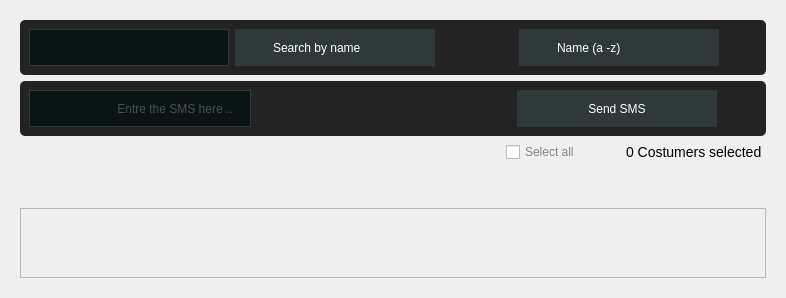
           <widget class="QWidget" name="page3">
            <property name="styleSheet">
             <string notr="true">QLineEdit {
background-color: #0A1414 ;
border-radius: 0px;
color : #858585 ;
border: 1px solid #2f3939;
padding-left: 12px;
padding-top : 7px ;
padding-bottom : 7px ;
font: 10pt &quot;Segoe UI&quot;;
}
QLineEdit:hover {
	border: 1px solid #858585 ;
}
QLineEdit:focus {
	border: 1px solid  #858585 ;
	color : white ;
}</string>
            </property>
            <layout class="QGridLayout" name="gridLayout_3">
             <property name="leftMargin">
              <number>0</number>
             </property>
             <property name="topMargin">
              <number>0</number>
             </property>
             <property name="rightMargin">
              <number>0</number>
             </property>
             <property name="bottomMargin">
              <number>0</number>
             </property>
             <item row="0" column="0">
              <layout class="QVBoxLayout" name="verticalLayout_3">
               <property name="leftMargin">
                <number>20</number>
               </property>
               <property name="topMargin">
                <number>20</number>
               </property>
               <property name="rightMargin">
                <number>20</number>
               </property>
               <property name="bottomMargin">
                <number>20</number>
               </property>
               <item>
                <widget class="QWidget" name="horizontalWidget_2" native="true">
                 <property name="styleSheet">
                  <string notr="true">QWidget{
background-color : rgb(35,35,35)  ;
border-radius: 5px;
}</string>
                 </property>
                 <layout class="QHBoxLayout" name="horizontalLayout_8">
                  <item>
                   <widget class="QLineEdit" name="lineEdit_search_2">
                    <property name="minimumSize">
                     <size>
                      <width>200</width>
                      <height>37</height>
                     </size>
                    </property>
                    <property name="styleSheet">
                     <string notr="true">QLineEdit {
background-color: #0A1414 ;
border-radius: 0px;
color : #858585 ;
border: 1px solid #2f3939;
padding-right: 12px;
padding-top : 7px ;
padding-bottom : 7px ;
font: 8pt &quot;Segoe UI&quot;;
}
QLineEdit:hover {
	border: 1px solid #858585 ;
}
QLineEdit:focus {
	border: 1px solid  #858585;
	color : white ;
}
</string>
                    </property>
                    <property name="alignment">
                     <set>Qt::AlignRight|Qt::AlignTrailing|Qt::AlignVCenter</set>
                    </property>
                    <property name="placeholderText">
                     <string/>
                    </property>
                   </widget>
                  </item>
                  <item>
                   <widget class="QComboBox" name="searchcombobox_2">
                    <property name="minimumSize">
                     <size>
                      <width>200</width>
                      <height>37</height>
                     </size>
                    </property>
                    <property name="styleSheet">
                     <string notr="true">QComboBox {
border-radius: 0px;
color :white  ;
border: 0px solid #2f3939;
padding-left: 22px;
padding-right: 12px;
padding-top : 7px ;
padding-bottom : 7px ;
font: 8pt &quot;Segoe UI&quot;;
}

QComboBox:editable {
background-color : #2f3939  ;
}

QComboBox:!editable, QComboBox::drop-down:editable {
    background-color : #2f3939  ;
}


QComboBox:on { /* shift the text when the popup opens */
   
}

QComboBox::drop-down {
  	subcontrol-origin: padding;
    subcontrol-position: top left;
    border-left-width: 0px;
    border-left-style: solid; /* just a single line */
    
}

QComboBox::down-arrow {
    image: url(:/image/DownArrow_white.png);
 	width: 16px; 
 	height: 16px;
	padding-left : 20px;
}

QComboBox::down-arrow:on { 
  
}
QComboBox:hover {
	
}</string>
                    </property>
                    <item>
                     <property name="text">
                      <string>Search by name </string>
                     </property>
                    </item>
                    <item>
                     <property name="text">
                      <string>Search by car company </string>
                     </property>
                    </item>
                    <item>
                     <property name="text">
                      <string>Search by car model </string>
                     </property>
                    </item>
                   </widget>
                  </item>
                  <item>
                   <widget class="QPushButton" name="icon_search_2">
                    <property name="styleSheet">
                     <string notr="true">QPushButton{ 
background-color : none;
border:none;
padding : 0px ;
}</string>
                    </property>
                    <property name="text">
                     <string/>
                    </property>
                    <property name="icon">
                     <iconset resource="../icons/image.qrc">
                      <normaloff>:/image/core/search-line.svg</normaloff>:/image/core/search-line.svg</iconset>
                    </property>
                    <property name="iconSize">
                     <size>
                      <width>30</width>
                      <height>30</height>
                     </size>
                    </property>
                   </widget>
                  </item>
                  <item>
                   <spacer name="horizontalSpacer_4">
                    <property name="orientation">
                     <enum>Qt::Horizontal</enum>
                    </property>
                    <property name="sizeHint" stdset="0">
                     <size>
                      <width>40</width>
                      <height>20</height>
                     </size>
                    </property>
                   </spacer>
                  </item>
                  <item>
                   <widget class="QComboBox" name="filtersort_2">
                    <property name="minimumSize">
                     <size>
                      <width>200</width>
                      <height>37</height>
                     </size>
                    </property>
                    <property name="styleSheet">
                     <string notr="true">QComboBox {
border-radius: 0px;
color :white  ;
border: 0px solid #2f3939;
padding-left: 22px;
padding-right: 12px;
padding-top : 7px ;
padding-bottom : 7px ;
font: 8pt &quot;Segoe UI&quot;;
}

QComboBox:editable {
background-color : #2f3939  ;
}

QComboBox:!editable, QComboBox::drop-down:editable {
    background-color : #2f3939  ;
}


QComboBox:on { /* shift the text when the popup opens */
   
}

QComboBox::drop-down {
  	subcontrol-origin: padding;
    subcontrol-position: top left;
    border-left-width: 0px;
    border-left-style: solid; /* just a single line */
    
}

QComboBox::down-arrow {
    image: url(:/image/DownArrow_white.png);
 	width: 16px; 
 	height: 16px;
	padding-left : 20px;
}

QComboBox::down-arrow:on { 
  
}
QComboBox:hover {
	
}</string>
                    </property>
                    <item>
                     <property name="text">
                      <string>Name (a -z)</string>
                     </property>
                    </item>
                    <item>
                     <property name="text">
                      <string>Name (z-a)</string>
                     </property>
                    </item>
                    <item>
                     <property name="text">
                      <string>Date (Earliest)</string>
                     </property>
                    </item>
                    <item>
                     <property name="text">
                      <string>Date (Lastest)</string>
                     </property>
                    </item>
                   </widget>
                  </item>
                  <item>
                   <widget class="QPushButton" name="icon_filter_2">
                    <property name="styleSheet">
                     <string notr="true">QPushButton{ 
background-color : none;
border:none;
padding : 0px ;
}</string>
                    </property>
                    <property name="text">
                     <string/>
                    </property>
                    <property name="icon">
                     <iconset resource="../icons/image.qrc">
                      <normaloff>:/image/core/filter-grid-circle-line.svg</normaloff>:/image/core/filter-grid-circle-line.svg</iconset>
                    </property>
                    <property name="iconSize">
                     <size>
                      <width>30</width>
                      <height>30</height>
                     </size>
                    </property>
                   </widget>
                  </item>
                 </layout>
                </widget>
               </item>
               <item>
                <widget class="QWidget" name="horizontalWidget" native="true">
                 <property name="styleSheet">
                  <string notr="true">QWidget{
background-color : rgb(35,35,35)  ;
border-radius: 5px;
}</string>
                 </property>
                 <layout class="QHBoxLayout" name="horizontalLayout_9">
                  <property name="leftMargin">
                   <number>9</number>
                  </property>
                  <property name="topMargin">
                   <number>9</number>
                  </property>
                  <property name="rightMargin">
                   <number>49</number>
                  </property>
                  <property name="bottomMargin">
                   <number>9</number>
                  </property>
                  <item>
                   <widget class="QLineEdit" name="lineEdit_message">
                    <property name="minimumSize">
                     <size>
                      <width>200</width>
                      <height>37</height>
                     </size>
                    </property>
                    <property name="styleSheet">
                     <string notr="true">QLineEdit {
background-color: #0A1414 ;
border-radius: 0px;
color : #858585 ;
border: 1px solid #2f3939;
padding-right: 12px;
padding-top : 7px ;
padding-bottom : 7px ;
font: 8pt &quot;Segoe UI&quot;;
}
QLineEdit:hover {
	border: 1px solid #858585 ;
}
QLineEdit:focus {
	border: 1px solid  #858585;
	color : white ;
}
</string>
                    </property>
                    <property name="alignment">
                     <set>Qt::AlignRight|Qt::AlignTrailing|Qt::AlignVCenter</set>
                    </property>
                    <property name="placeholderText">
                     <string>Entre the SMS here .. </string>
                    </property>
                   </widget>
                  </item>
                  <item>
                   <widget class="QPushButton" name="icon_message">
                    <property name="styleSheet">
                     <string notr="true">QPushButton{ 
background-color : none;
border:none;
padding : 0px ;
}</string>
                    </property>
                    <property name="text">
                     <string/>
                    </property>
                    <property name="icon">
                     <iconset resource="../icons/image.qrc">
                      <normaloff>:/image/social/chat-bubble-outline-badged.svg</normaloff>:/image/social/chat-bubble-outline-badged.svg</iconset>
                    </property>
                    <property name="iconSize">
                     <size>
                      <width>30</width>
                      <height>30</height>
                     </size>
                    </property>
                   </widget>
                  </item>
                  <item>
                   <spacer name="horizontalSpacer_5">
                    <property name="orientation">
                     <enum>Qt::Horizontal</enum>
                    </property>
                    <property name="sizeHint" stdset="0">
                     <size>
                      <width>40</width>
                      <height>20</height>
                     </size>
                    </property>
                   </spacer>
                  </item>
                  <item>
                   <widget class="QPushButton" name="sendmessagebutton">
                    <property name="minimumSize">
                     <size>
                      <width>200</width>
                      <height>37</height>
                     </size>
                    </property>
                    <property name="styleSheet">
                     <string notr="true">
QPushButton{ 
background-color: #2f3939 ;
border-radius: 0px;
color : white ;
border: none;
	font: 8pt &quot;Segoe UI&quot;;
padding-top : 7px ;
padding-bottom : 7px ;
padding-right : 27px ;
padding-left : 27px ;
 }
QPushButton:hover{
border: 1px solid white;
padding : 4px ;
}

</string>
                    </property>
                    <property name="text">
                     <string>Send SMS</string>
                    </property>
                   </widget>
                  </item>
                 </layout>
                </widget>
               </item>
               <item>
                <layout class="QHBoxLayout" name="horizontalLayout_10">
                 <item>
                  <spacer name="horizontalSpacer_7">
                   <property name="orientation">
                    <enum>Qt::Horizontal</enum>
                   </property>
                   <property name="sizeHint" stdset="0">
                    <size>
                     <width>40</width>
                     <height>20</height>
                    </size>
                   </property>
                  </spacer>
                 </item>
                 <item>
                  <widget class="QCheckBox" name="select_all">
                   <property name="styleSheet">
                    <string notr="true">color : #858585;</string>
                   </property>
                   <property name="text">
                    <string>Select all</string>
                   </property>
                  </widget>
                 </item>
                 <item>
                  <spacer name="horizontalSpacer_6">
                   <property name="orientation">
                    <enum>Qt::Horizontal</enum>
                   </property>
                   <property name="sizeType">
                    <enum>QSizePolicy::Fixed</enum>
                   </property>
                   <property name="sizeHint" stdset="0">
                    <size>
                     <width>40</width>
                     <height>20</height>
                    </size>
                   </property>
                  </spacer>
                 </item>
                 <item>
                  <widget class="QLabel" name="costumersselected">
                   <property name="styleSheet">
                    <string notr="true">font-size : 14px ; </string>
                   </property>
                   <property name="text">
                    <string>0 Costumers selected </string>
                   </property>
                  </widget>
                 </item>
                </layout>
               </item>
               <item>
                <spacer name="verticalSpacer_6">
                 <property name="orientation">
                  <enum>Qt::Vertical</enum>
                 </property>
                 <property name="sizeType">
                  <enum>QSizePolicy::Fixed</enum>
                 </property>
                 <property name="sizeHint" stdset="0">
                  <size>
                   <width>20</width>
                   <height>40</height>
                  </size>
                 </property>
                </spacer>
               </item>
               <item>
                <widget class="QScrollArea" name="scrollArea_2">
                 <property name="widgetResizable">
                  <bool>true</bool>
                 </property>
                 <widget class="QWidget" name="scrollAreaWidgetContents_2">
                  <property name="geometry">
                   <rect>
                    <x>0</x>
                    <y>0</y>
                    <width>50</width>
                    <height>16</height>
                   </rect>
                  </property>
                  <layout class="QGridLayout" name="gridLayout_6">
                   <property name="leftMargin">
                    <number>0</number>
                   </property>
                   <property name="topMargin">
                    <number>0</number>
                   </property>
                   <property name="rightMargin">
                    <number>0</number>
                   </property>
                   <property name="bottomMargin">
                    <number>0</number>
                   </property>
                   <item row="0" column="0">
                    <layout class="QVBoxLayout" name="verticalLayout_4">
                     <property name="rightMargin">
                      <number>6</number>
                     </property>
                    </layout>
                   </item>
                  </layout>
                 </widget>
                </widget>
               </item>
              </layout>
             </item>
            </layout>
           </widget>
